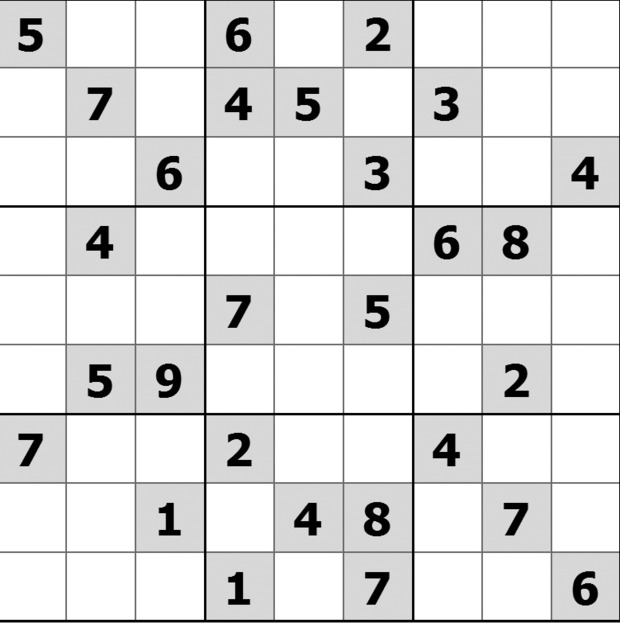
#> input picture imgs/620sodukujan2013.jpg, 620 x 623 px
$ python -i utils.py   (imports and definitions only)
#> lines starting #> are read from the running program, lines starting #| are printed output that depends on the picture; after the words box and inside, x2 and y2 are one past the last pixel; in counts of white or black regions, pixels touching at a corner belong together
#> further down, picture is the input picture: shape (623, 620, 3); min 0, max 255, mean 224.4
"""utils.py

This module contain function that are commoly used in
the project throughout.

"""

import cv2
from PIL import Image, ImageDraw, ImageFont


# [63 lines left out: function draw_sudoku_image, not called in this run]


def image_processing_and_thresholding(img):
    """
    This is the utility function that would take the img_path
    and peform some img processing using opencv and then return the
    threshold of the image
    """

    # Image Processing
    gray = cv2.cvtColor(img, cv2.COLOR_BGR2GRAY)
    blur = cv2.GaussianBlur(gray, (7, 7), 0)
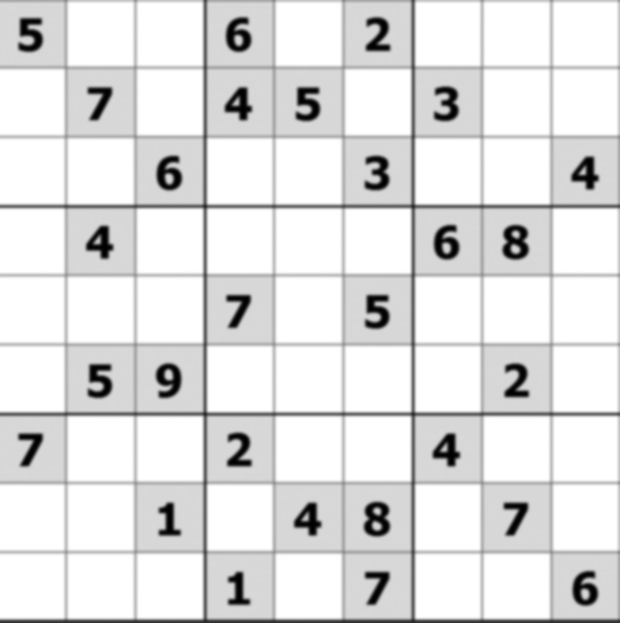
#> blur: shape (623, 620); min 0, max 255, mean 224.5

    # Thresholding
    thresh = cv2.adaptiveThreshold(
        blur, 255, cv2.ADAPTIVE_THRESH_GAUSSIAN_C, cv2.THRESH_BINARY_INV, 11, 2
    )
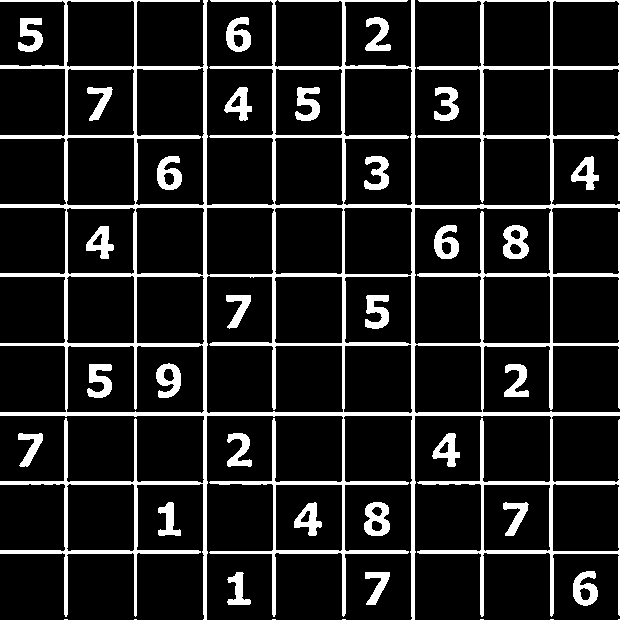
#> thresh: shape (623, 620); 13.7% white; 29 white regions, largest, box (x1, y1, x2, y2) and area: (0, 0, 620, 623) 39606, (364, 502, 390, 536) 580, (503, 225, 529, 259) 575

    return thresh


# [21 lines left out: functions print_in_box, print_sudoku, not called in this run]

>>> import cv2
>>> picture = cv2.imread('../imgs/620sodukujan2013.jpg')
>>> result = image_processing_and_thresholding(picture)

$ run again, on imgs/img.png
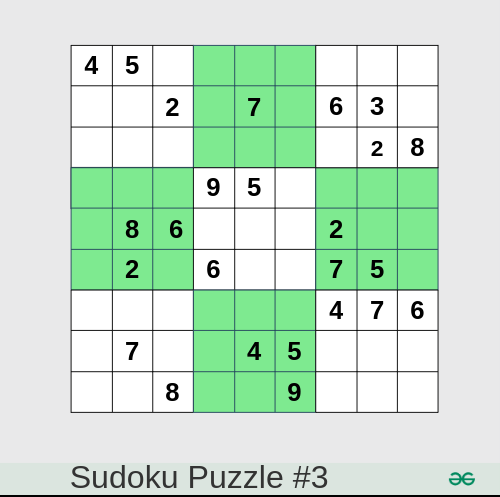
#> input picture imgs/img.png, 500 x 497 px
#> picture is the input picture: shape (497, 500, 3); mean B, G, R 208.5, 228.4, 203.1
#> in image_processing_and_thresholding, `blur = cv2.GaussianBlur(gray, (7, 7), 0)`:
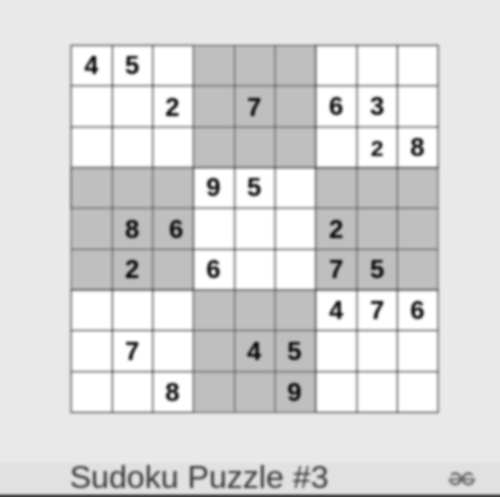
#> blur: shape (497, 500); min 18, max 255, mean 218.5
#> in image_processing_and_thresholding, `thresh = cv2.adaptiveThreshold( blur, 255, cv2.ADAPTIVE_THRESH_GAUSSIA..`:
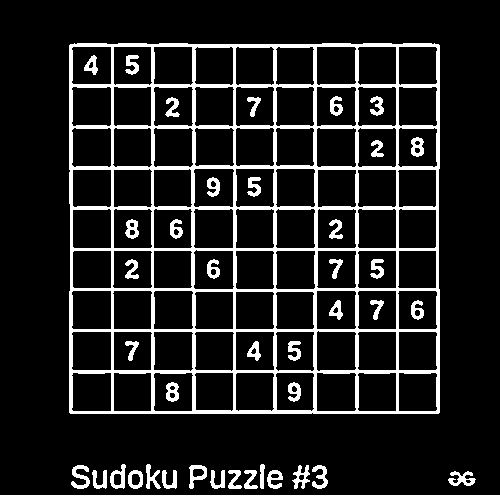
#> thresh: shape (497, 500); 12.9% white; 42 white regions, largest, box (x1, y1, x2, y2) and area: (69, 43, 440, 414) 24574, (0, 495, 500, 497) 1000, (71, 465, 90, 489) 232

$ run again, on imgs/sudoku_face_share1.png
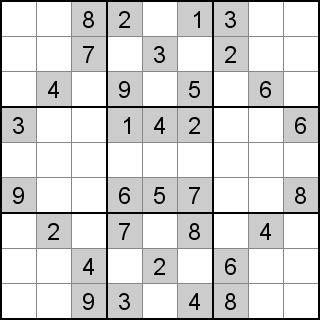
#> input picture imgs/sudoku_face_share1.png, 320 x 320 px
#> picture is the input picture: shape (320, 320, 3); min 0, max 255, mean 215.1
#> in image_processing_and_thresholding, `blur = cv2.GaussianBlur(gray, (7, 7), 0)`:
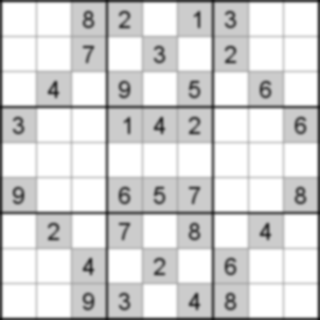
#> blur: shape (320, 320); min 20, max 255, mean 215.5
#> in image_processing_and_thresholding, `thresh = cv2.adaptiveThreshold( blur, 255, cv2.ADAPTIVE_THRESH_GAUSSIA..`:
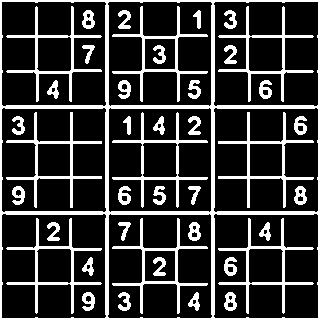
#> thresh: shape (320, 320); 21.2% white; 42 white regions, largest, box (x1, y1, x2, y2) and area: (0, 0, 320, 320) 7524, (6, 112, 102, 208) 1110, (218, 112, 314, 208) 1110
